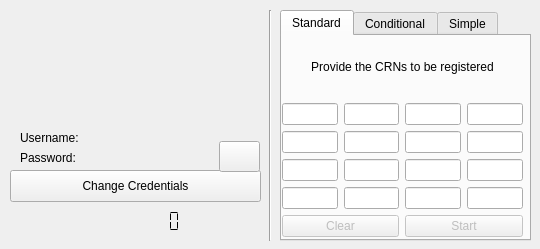
<?xml version="1.0" encoding="UTF-8"?>
<ui version="4.0">
 <class>MainWindow</class>
 <widget class="QMainWindow" name="MainWindow">
  <property name="geometry">
   <rect>
    <x>0</x>
    <y>0</y>
    <width>540</width>
    <height>249</height>
   </rect>
  </property>
  <property name="windowTitle">
   <string>subot - Automated Course Registerer</string>
  </property>
  <property name="unifiedTitleAndToolBarOnMac">
   <bool>true</bool>
  </property>
  <widget class="QWidget" name="centralwidget">
   <widget class="QLabel" name="imageSecond">
    <property name="geometry">
     <rect>
      <x>10</x>
      <y>10</y>
      <width>251</width>
      <height>111</height>
     </rect>
    </property>
    <property name="text">
     <string/>
    </property>
   </widget>
   <widget class="Line" name="seperator">
    <property name="geometry">
     <rect>
      <x>260</x>
      <y>10</y>
      <width>21</width>
      <height>231</height>
     </rect>
    </property>
    <property name="orientation">
     <enum>Qt::Vertical</enum>
    </property>
   </widget>
   <widget class="QPushButton" name="getBackButton">
    <property name="geometry">
     <rect>
      <x>10</x>
      <y>170</y>
      <width>251</width>
      <height>32</height>
     </rect>
    </property>
    <property name="text">
     <string>Change Credentials</string>
    </property>
   </widget>
   <widget class="QLabel" name="usernameLabel">
    <property name="geometry">
     <rect>
      <x>20</x>
      <y>130</y>
      <width>71</width>
      <height>16</height>
     </rect>
    </property>
    <property name="text">
     <string>Username:</string>
    </property>
   </widget>
   <widget class="QLabel" name="passwordLabel">
    <property name="geometry">
     <rect>
      <x>20</x>
      <y>150</y>
      <width>61</width>
      <height>16</height>
     </rect>
    </property>
    <property name="text">
     <string>Password:</string>
    </property>
   </widget>
   <widget class="QLabel" name="username">
    <property name="geometry">
     <rect>
      <x>90</x>
      <y>130</y>
      <width>171</width>
      <height>16</height>
     </rect>
    </property>
    <property name="text">
     <string/>
    </property>
   </widget>
   <widget class="QLabel" name="password">
    <property name="geometry">
     <rect>
      <x>90</x>
      <y>150</y>
      <width>131</width>
      <height>16</height>
     </rect>
    </property>
    <property name="text">
     <string/>
    </property>
   </widget>
   <widget class="QPushButton" name="visibilityButton">
    <property name="geometry">
     <rect>
      <x>219</x>
      <y>141</y>
      <width>41</width>
      <height>31</height>
     </rect>
    </property>
    <property name="text">
     <string/>
    </property>
    <property name="checkable">
     <bool>false</bool>
    </property>
   </widget>
   <widget class="QTabWidget" name="tabWidget">
    <property name="geometry">
     <rect>
      <x>280</x>
      <y>10</y>
      <width>251</width>
      <height>231</height>
     </rect>
    </property>
    <property name="currentIndex">
     <number>0</number>
    </property>
    <widget class="QWidget" name="basicEnrollTab">
     <attribute name="title">
      <string>Standard</string>
     </attribute>
     <widget class="QWidget" name="gridLayoutWidget">
      <property name="geometry">
       <rect>
        <x>0</x>
        <y>0</y>
        <width>241</width>
        <height>201</height>
       </rect>
      </property>
      <layout class="QGridLayout" name="gridLayout">
       <property name="sizeConstraint">
        <enum>QLayout::SetDefaultConstraint</enum>
       </property>
       <item row="3" column="2">
        <widget class="QLineEdit" name="tab1crn11">
         <property name="maxLength">
          <number>5</number>
         </property>
        </widget>
       </item>
       <item row="4" column="0">
        <widget class="QLineEdit" name="tab1crn13">
         <property name="maxLength">
          <number>5</number>
         </property>
        </widget>
       </item>
       <item row="2" column="3">
        <widget class="QLineEdit" name="tab1crn8">
         <property name="maxLength">
          <number>5</number>
         </property>
        </widget>
       </item>
       <item row="1" column="0">
        <widget class="QLineEdit" name="tab1crn1">
         <property name="inputMask">
          <string/>
         </property>
         <property name="maxLength">
          <number>5</number>
         </property>
        </widget>
       </item>
       <item row="2" column="1">
        <widget class="QLineEdit" name="tab1crn6">
         <property name="maxLength">
          <number>5</number>
         </property>
        </widget>
       </item>
       <item row="2" column="2">
        <widget class="QLineEdit" name="tab1crn7">
         <property name="maxLength">
          <number>5</number>
         </property>
        </widget>
       </item>
       <item row="1" column="1">
        <widget class="QLineEdit" name="tab1crn2">
         <property name="maxLength">
          <number>5</number>
         </property>
        </widget>
       </item>
       <item row="1" column="3">
        <widget class="QLineEdit" name="tab1crn4">
         <property name="maxLength">
          <number>5</number>
         </property>
        </widget>
       </item>
       <item row="4" column="1">
        <widget class="QLineEdit" name="tab1crn14">
         <property name="maxLength">
          <number>5</number>
         </property>
        </widget>
       </item>
       <item row="3" column="0">
        <widget class="QLineEdit" name="tab1crn9">
         <property name="maxLength">
          <number>5</number>
         </property>
        </widget>
       </item>
       <item row="4" column="2">
        <widget class="QLineEdit" name="tab1crn15">
         <property name="maxLength">
          <number>5</number>
         </property>
        </widget>
       </item>
       <item row="4" column="3">
        <widget class="QLineEdit" name="tab1crn16">
         <property name="maxLength">
          <number>5</number>
         </property>
        </widget>
       </item>
       <item row="2" column="0">
        <widget class="QLineEdit" name="tab1crn5">
         <property name="maxLength">
          <number>5</number>
         </property>
        </widget>
       </item>
       <item row="0" column="0" colspan="4">
        <widget class="QLabel" name="infoLabel">
         <property name="text">
          <string>Provide the CRNs to be registered</string>
         </property>
         <property name="alignment">
          <set>Qt::AlignCenter</set>
         </property>
        </widget>
       </item>
       <item row="3" column="1">
        <widget class="QLineEdit" name="tab1crn10">
         <property name="maxLength">
          <number>5</number>
         </property>
        </widget>
       </item>
       <item row="1" column="2">
        <widget class="QLineEdit" name="tab1crn3">
         <property name="maxLength">
          <number>5</number>
         </property>
        </widget>
       </item>
       <item row="3" column="3">
        <widget class="QLineEdit" name="tab1crn12">
         <property name="maxLength">
          <number>5</number>
         </property>
        </widget>
       </item>
       <item row="5" column="2" colspan="2">
        <widget class="QPushButton" name="automationButton">
         <property name="enabled">
          <bool>false</bool>
         </property>
         <property name="text">
          <string>Start</string>
         </property>
        </widget>
       </item>
       <item row="5" column="0" colspan="2">
        <widget class="QPushButton" name="clearAllButton">
         <property name="enabled">
          <bool>false</bool>
         </property>
         <property name="text">
          <string>Clear</string>
         </property>
        </widget>
       </item>
      </layout>
     </widget>
    </widget>
    <widget class="QWidget" name="conditionalEnrollTab">
     <attribute name="title">
      <string>Conditional</string>
     </attribute>
     <widget class="QWidget" name="verticalLayoutWidget">
      <property name="geometry">
       <rect>
        <x>0</x>
        <y>0</y>
        <width>241</width>
        <height>201</height>
       </rect>
      </property>
      <layout class="QVBoxLayout" name="verticalLayout">
       <item>
        <layout class="QHBoxLayout" name="horizontalLayout">
         <item>
          <widget class="QLabel" name="whenLabel">
           <property name="text">
            <string>When there is available seat
in this CRN:</string>
           </property>
          </widget>
         </item>
         <item>
          <widget class="QLineEdit" name="checkCRNEdit">
           <property name="maxLength">
            <number>5</number>
           </property>
          </widget>
         </item>
        </layout>
       </item>
       <item>
        <widget class="QLabel" name="thenLabel">
         <property name="text">
          <string>Register the courses with the CRNs
below</string>
         </property>
        </widget>
       </item>
       <item>
        <layout class="QGridLayout" name="gridLayout_2">
         <item row="0" column="2">
          <widget class="QLineEdit" name="tab2crn3">
           <property name="maxLength">
            <number>5</number>
           </property>
          </widget>
         </item>
         <item row="0" column="0">
          <widget class="QLineEdit" name="tab2crn1">
           <property name="maxLength">
            <number>5</number>
           </property>
          </widget>
         </item>
         <item row="0" column="3">
          <widget class="QLineEdit" name="tab2crn4">
           <property name="maxLength">
            <number>5</number>
           </property>
          </widget>
         </item>
         <item row="0" column="1">
          <widget class="QLineEdit" name="tab2crn2">
           <property name="maxLength">
            <number>5</number>
           </property>
          </widget>
         </item>
         <item row="1" column="0">
          <widget class="QLineEdit" name="tab2crn5">
           <property name="maxLength">
            <number>5</number>
           </property>
          </widget>
         </item>
         <item row="1" column="1">
          <widget class="QLineEdit" name="tab2crn6">
           <property name="maxLength">
            <number>5</number>
           </property>
          </widget>
         </item>
         <item row="1" column="2">
          <widget class="QLineEdit" name="tab2crn7">
           <property name="maxLength">
            <number>5</number>
           </property>
          </widget>
         </item>
         <item row="1" column="3">
          <widget class="QLineEdit" name="tab2crn8">
           <property name="maxLength">
            <number>5</number>
           </property>
          </widget>
         </item>
        </layout>
       </item>
       <item>
        <widget class="QPushButton" name="conditionalEnrollButton">
         <property name="enabled">
          <bool>false</bool>
         </property>
         <property name="text">
          <string>Start</string>
         </property>
        </widget>
       </item>
      </layout>
     </widget>
    </widget>
    <widget class="QWidget" name="simpleEntryTab">
     <attribute name="title">
      <string>Simple</string>
     </attribute>
     <layout class="QVBoxLayout" name="verticalLayout_2">
      <item>
       <widget class="QLabel" name="label">
        <property name="text">
         <string>This option will only get you inside the add/drop page and will NOT perform any registration. If you also want registration to be automated, use standart or conditional tabs. Otherwise, proceed by clicking the button below.</string>
        </property>
        <property name="alignment">
         <set>Qt::AlignCenter</set>
        </property>
        <property name="wordWrap">
         <bool>true</bool>
        </property>
       </widget>
      </item>
      <item>
       <widget class="QPushButton" name="forceEntryButton">
        <property name="text">
         <string>Start Force Entry</string>
        </property>
       </widget>
      </item>
     </layout>
    </widget>
   </widget>
   <widget class="QLCDNumber" name="clock">
    <property name="geometry">
     <rect>
      <x>13</x>
      <y>210</y>
      <width>241</width>
      <height>23</height>
     </rect>
    </property>
    <property name="frameShape">
     <enum>QFrame::NoFrame</enum>
    </property>
    <property name="lineWidth">
     <number>1</number>
    </property>
    <property name="smallDecimalPoint">
     <bool>true</bool>
    </property>
    <property name="digitCount">
     <number>8</number>
    </property>
    <property name="segmentStyle">
     <enum>QLCDNumber::Flat</enum>
    </property>
    <property name="value" stdset="0">
     <double>0.000000000000000</double>
    </property>
   </widget>
  </widget>
 </widget>
 <resources/>
 <connections/>
</ui>
